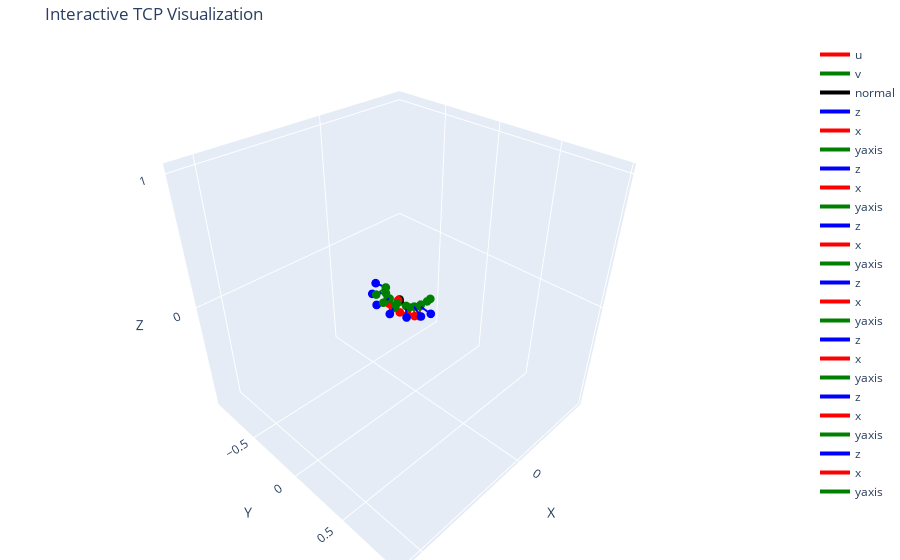

The notebook cell saved with this chart:
### Code cell
def plot_poses(T, u,v,origin, normal, poses):
    import plotly.graph_objects as go
    from scipy.spatial.transform import Rotation as R

    def arrow(start, vec, color, name=""):
        return go.Scatter3d(
            x=[start[0], start[0] + vec[0]],
            y=[start[1], start[1] + vec[1]],
            z=[start[2], start[2] + vec[2]],
            mode="lines+markers",
            line=dict(color=color, width=4),
            marker=dict(size=3, color=color),
            name=name
        )

    fig = go.Figure()

    # Axes
    fig.add_trace(arrow(origin, u * 0.01, "red", "u"))
    fig.add_trace(arrow(origin, v * 0.01, "green", "v"))
    fig.add_trace(arrow(origin, normal * 0.01, "black", "normal"))

    # pose positions
    for i, s in enumerate(poses):
        pos = np.array([s["ee.x"], s["ee.y"], s["ee.z"]])
        rot = np.array([s["ee.wx"], s["ee.wy"], s["ee.wz"]])
        rot = R.from_euler('xyz', rot)
        R_matrix = rot.as_matrix()
        x_axis = R_matrix[:, 0]  # End-effector X axis in base frame
        y_axis = R_matrix[:, 1]  # End-effector Y axis
        z_axis = R_matrix[:, 2]  # End-effector Z axis

        line_color = f"rgb({i * 15 % 255}, {i * 30 % 255}, 255)"
        fig.add_trace(arrow(pos, z_axis * 0.1, 'blue', "z"))
        fig.add_trace(arrow(pos, x_axis * 0.1, "red", "x"))
        fig.add_trace(arrow(pos, y_axis * 0.1, "green", "yaxis"))
        # --- Define rotation of +20° (in radians) about local x-axis ---
        angle_deg = -35
        angle_rad = np.deg2rad(angle_deg)
        R_local = R.from_rotvec(y_axis * angle_rad)  # rotate around local x-axis

        # --- Apply this local rotation to z-axis ---
        z_axis_rotated = R_local.apply(z_axis)

        # move along x_axis by 0.02m
        pos = pos + x_axis * 0.03
        pos = pos + z_axis * 0.07  # lift a bit
        # fig.add_trace(arrow(pos, z_axis_rotated * 0.05, line_color, "z-axis rotated"))
        #
        # fig.add_trace(
        #     go.Scatter3d(
        #         x=[pos[0]],
        #         y=[pos[1]],
        #         z=[pos[2]],
        #         mode="markers",
        #         marker=dict(size=4, color="blue"),
        #     )
        # )

    # Layout
    r = 1
    fig.update_layout(
        scene=dict(
            xaxis=dict(range=[origin[0] - r, origin[0] + r], title='X'),
            yaxis=dict(range=[origin[1] - r, origin[1] + r], title='Y'),
            zaxis=dict(range=[origin[2] - r, origin[2] + r], title='Z'),
            aspectmode='cube'
        ),
        margin=dict(l=0, r=0, t=40, b=0),
        title="Interactive TCP Visualization",
    )
    fig.show()

print(len(poses))
plot_poses(T, u, v, origin, normal, poses)

### Figure 1 — Plotly figure (JSON) as saved in the notebook; plotly's stock layout.template omitted (floating-point values rounded to 4 significant figures)
{"data": [{"line": {"color": "red", "width": 4}, "marker": {"color": "red", "size": 3}, "mode": "lines+markers", "name": "u", "x": [0.1988, 0.2065], "y": [0.01665, 0.01023], "z": [0.06629, 0.06629], "type": "scatter3d"}, {"line": {"color": "green", "width": 4}, "marker": {"color": "green", "size": 3}, "mode": "lines+markers", "name": "v", "x": [0.1988, 0.1924], "y": [0.01665, 0.008989], "z": [0.06629, 0.06629], "type": "scatter3d"}, {"line": {"color": "black", "width": 4}, "marker": {"color": "black", "size": 3}, "mode": "lines+markers", "name": "normal", "x": [0.1988, 0.1988], "y": [0.01665, 0.01665], "z": [0.06629, 0.05629], "type": "scatter3d"}, {"line": {"color": "blue", "width": 4}, "marker": {"color": "blue", "size": 3}, "mode": "lines+markers", "name": "z", "x": [0.1521, 0.1525], "y": [0.1671, 0.2664], "z": [0.06629, 0.05481], "type": "scatter3d"}, {"line": {"color": "red", "width": 4}, "marker": {"color": "red", "size": 3}, "mode": "lines+markers", "name": "x", "x": [0.1521, 0.1387], "y": [0.1671, 0.1557], "z": [0.06629, -0.03215], "type": "scatter3d"}, {"line": {"color": "green", "width": 4}, "marker": {"color": "green", "size": 3}, "mode": "lines+markers", "name": "yaxis", "x": [0.1521, 0.05302], "y": [0.1671, 0.169], "z": [0.06629, 0.07959], "type": "scatter3d"}, {"line": {"color": "blue", "width": 4}, "marker": {"color": "blue", "size": 3}, "mode": "lines+markers", "name": "z", "x": [0.1835, 0.2146], "y": [0.1408, 0.2341], "z": [0.06629, 0.04813], "type": "scatter3d"}, {"line": {"color": "red", "width": 4}, "marker": {"color": "red", "size": 3}, "mode": "lines+markers", "name": "x", "x": [0.1835, 0.1639], "y": [0.1408, 0.1284], "z": [0.06629, -0.03099], "type": "scatter3d"}, {"line": {"color": "green", "width": 4}, "marker": {"color": "green", "size": 3}, "mode": "lines+markers", "name": "yaxis", "x": [0.1835, 0.09048], "y": [0.1408, 0.1746], "z": [0.06629, 0.08066], "type": "scatter3d"}, {"line": {"color": "blue", "width": 4}, "marker": {"color": "blue", "size": 3}, "mode": "lines+markers", "name": "z", "x": [0.2162, 0.2828], "y": [0.09642, 0.1663], "z": [0.06629, 0.0404], "type": "scatter3d"}, {"line": {"color": "red", "width": 4}, "marker": {"color": "red", "size": 3}, "mode": "lines+markers", "name": "x", "x": [0.2162, 0.1899], "y": [0.09642, 0.08591], "z": [0.06629, -0.02963], "type": "scatter3d"}, {"line": {"color": "green", "width": 4}, "marker": {"color": "green", "size": 3}, "mode": "lines+markers", "name": "yaxis", "x": [0.2162, 0.1464], "y": [0.09642, 0.1672], "z": [0.06629, 0.0776], "type": "scatter3d"}, {"line": {"color": "blue", "width": 4}, "marker": {"color": "blue", "size": 3}, "mode": "lines+markers", "name": "z", "x": [0.2382, 0.3306], "y": [0.03137, 0.05418], "z": [0.06629, 0.03551], "type": "scatter3d"}, {"line": {"color": "red", "width": 4}, "marker": {"color": "red", "size": 3}, "mode": "lines+markers", "name": "x", "x": [0.2382, 0.2077], "y": [0.03137, 0.0268], "z": [0.06629, -0.02881], "type": "scatter3d"}, {"line": {"color": "green", "width": 4}, "marker": {"color": "green", "size": 3}, "mode": "lines+markers", "name": "yaxis", "x": [0.2382, 0.2151], "y": [0.03137, 0.1286], "z": [0.06629, 0.06904], "type": "scatter3d"}, {"line": {"color": "blue", "width": 4}, "marker": {"color": "blue", "size": 3}, "mode": "lines+markers", "name": "z", "x": [0.2355, 0.324], "y": [-0.04549, -0.08263], "z": [0.06629, 0.03823], "type": "scatter3d"}, {"line": {"color": "red", "width": 4}, "marker": {"color": "red", "size": 3}, "mode": "lines+markers", "name": "x", "x": [0.2355, 0.2065], "y": [-0.04549, -0.04218], "z": [0.06629, -0.02937], "type": "scatter3d"}, {"line": {"color": "green", "width": 4}, "marker": {"color": "green", "size": 3}, "mode": "lines+markers", "name": "yaxis", "x": [0.2355, 0.2719], "y": [-0.04549, 0.0473], "z": [0.06629, 0.05848], "type": "scatter3d"}, {"line": {"color": "blue", "width": 4}, "marker": {"color": "blue", "size": 3}, "mode": "lines+markers", "name": "z", "x": [0.2072, 0.2625], "y": [-0.1113, -0.1924], "z": [0.06629, 0.04741], "type": "scatter3d"}, {"line": {"color": "red", "width": 4}, "marker": {"color": "red", "size": 3}, "mode": "lines+markers", "name": "x", "x": [0.2072, 0.1858], "y": [-0.1113, -0.1033], "z": [0.06629, -0.03105], "type": "scatter3d"}, {"line": {"color": "green", "width": 4}, "marker": {"color": "green", "size": 3}, "mode": "lines+markers", "name": "yaxis", "x": [0.2072, 0.2877], "y": [-0.1113, -0.05342], "z": [0.06629, 0.0533], "type": "scatter3d"}, {"line": {"color": "blue", "width": 4}, "marker": {"color": "blue", "size": 3}, "mode": "lines+markers", "name": "z", "x": [0.1589, 0.1642], "y": [-0.1623, -0.2619], "z": [0.06629, 0.05882], "type": "scatter3d"}, {"line": {"color": "red", "width": 4}, "marker": {"color": "red", "size": 3}, "mode": "lines+markers", "name": "x", "x": [0.1589, 0.1486], "y": [-0.1623, -0.1554], "z": [0.06629, -0.03295], "type": "scatter3d"}, {"line": {"color": "green", "width": 4}, "marker": {"color": "green", "size": 3}, "mode": "lines+markers", "name": "yaxis", "x": [0.1589, 0.2582], "y": [-0.1623, -0.1562], "z": [0.06629, 0.05646], "type": "scatter3d"}], "layout": {"scene": {"xaxis": {"range": [-0.8012, 1.199], "title": {"text": "X"}}, "yaxis": {"range": [-0.9833, 1.017], "title": {"text": "Y"}}, "zaxis": {"range": [-0.9337, 1.066], "title": {"text": "Z"}}, "aspectmode": "cube"}, "margin": {"l": 0, "r": 0, "t": 40, "b": 0}, "title": {"text": "Interactive TCP Visualization"}}}
